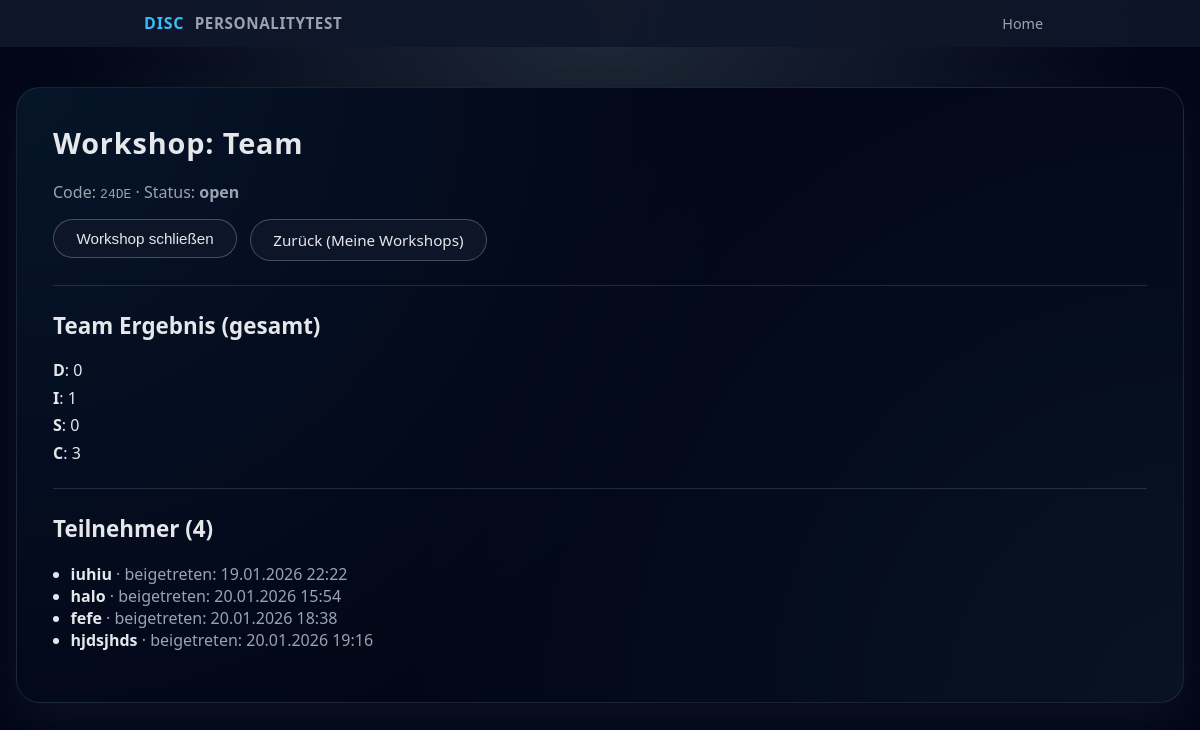
Page /workshops/24DE/host (signed in) on the committed database.
### models.py (models this page shows)
class Workshop(db.Model):
    __tablename__ = "workshops"
    id = db.Column(db.Integer, primary_key=True)
    code = db.Column(db.String(16), unique=True, nullable=False)
    title = db.Column(db.String(200), nullable=False)
    status = db.Column(db.String(20), default="open", nullable=False)
    created_at = db.Column(db.DateTime, default=datetime.utcnow, nullable=False)
    host_id = db.Column(db.Integer, db.ForeignKey("hosts.id"), nullable=False)
    host = db.relationship("Host", back_populates="workshops")
    participants = db.relationship("Participant", back_populates="workshop", cascade="all, delete-orphan")
    answers = db.relationship("Answer", back_populates="workshop", cascade="all, delete-orphan")

class Participant(db.Model):
    __tablename__ = "participants"
    id = db.Column(db.Integer, primary_key=True)
    name = db.Column(db.String(120), nullable=False)
    participant_token = db.Column(db.String(64), unique=True, nullable=False)
    joined_at = db.Column(db.DateTime, default=datetime.utcnow, nullable=False)
    workshop_id = db.Column(db.Integer, db.ForeignKey("workshops.id"), nullable=False)
    workshop = db.relationship("Workshop", back_populates="participants")
    answers = db.relationship("Answer", back_populates="participant", cascade="all, delete-orphan")

### app.py (the view)
@app.route("/workshops/<code>/host", methods=["GET"])
def host_dashboard(code):
    if not require_host_login():
        return redirect(url_for("login_get"))
    workshop = Workshop.query.filter_by(code=code, host_id=session["host_id"]).first_or_404()
    participants = Participant.query.filter_by(workshop_id=workshop.id).order_by(Participant.joined_at.asc()).all()
    team_counts = {"D": 0, "I": 0, "S": 0, "C": 0}
    team_ties = 0
    all_answers = (
        db.session.query(Answer, Question)
        .join(Question, Answer.question_id == Question.id)
        .filter(Answer.workshop_id == workshop.id)
        .all()
    )
    participant_scores = {}
    for a, q in all_answers:
        participant_scores.setdefault(
            a.participant_id,
            {"D": 0, "I": 0, "S": 0, "C": 0}
        )
        participant_scores[a.participant_id][q.dimension] += a.value
    for scores in participant_scores.values():
        dominant = dominant_types(scores)
        if len(dominant) == 1:
            team_counts[dominant[0]] += 1
        elif len(dominant) > 1:
            team_ties += 1
    return render_template(
        "host_dashboard.html",
        workshop=workshop,
        participants=participants,
        team_results=team_counts,
        team_ties=team_ties,
    )

### app.py (called while the page is built)
def dominant_types(scores):
    if not scores:
        return []
    max_value = max(scores.values())
    return [key for key, value in scores.items() if value == max_value]

def require_host_login():
    return "host_id" in session

### templates/host_dashboard.html (shortened to what this page needs)
{% extends "base.html" %}
{% block content %}
<h1>Workshop: {{ workshop.title }}</h1>
<p>
  Code: <code>{{ workshop.code }}</code> · Status:
  <strong>{{ workshop.status }}</strong>
</p>
<div class="btn-row" style="margin-top: 1rem;">
  <form method="POST" action="{{ url_for('workshop_toggle', code=workshop.code) }}" style="margin:0;">
    {% if workshop.status == "open" %}
      <button class="btn btn-secondary" type="submit">Workshop schließen</button>
    {% else %}
      <button class="btn btn-primary" type="submit">Workshop öffnen</button>
    {% endif %}
  </form>
  <a class="btn btn-secondary" href="{{ url_for('dashboard') }}">Zurück (Meine Workshops)</a>
</div>
<hr style="margin: 1.5rem 0; border: 0; border-top: 1px solid rgba(148,163,184,0.2);">
<h2>Team Ergebnis (gesamt)</h2>
<ul class="results-list">
  <li><strong>D</strong>: {{ team_results["D"] }}</li>
  <li><strong>I</strong>: {{ team_results["I"] }}</li>
  <li><strong>S</strong>: {{ team_results["S"] }}</li>
  <li><strong>C</strong>: {{ team_results["C"] }}</li>
</ul>
<hr style="margin: 1.5rem 0; border: 0; border-top: 1px solid rgba(148,163,184,0.2);">
<h2>Teilnehmer ({{ participants|length }})</h2>
{% if participants|length == 0 %}
  <p>Noch keine Teilnehmer beigetreten.</p>
{% else %}
  <ul>
    {% for p in participants %}
      <li>
        <strong>{{ p.name }}</strong>
        <span style="color: var(--muted);">· beigetreten: {{ p.joined_at.strftime("%d.%m.%Y %H:%M") }}</span>
      </li>
    {% endfor %}
  </ul>
{% endif %}
{% endblock %}

### static/style.css (style rules this page uses)
:root { --bg: #0f172a; --bg-soft: #111827; --card-bg: #0b1120; --accent: #38bdf8; --accent-soft: rgba(56, 189, 248, 0.15); --accent-strong: #0ea5e9; --text: #e5e7eb; --muted: #9ca3af; --danger: #f97373; --border: #1f2937; --radius-lg: 18px; --radius-full: 999px; --shadow-soft: 0 18px 45px rgba(15, 23, 42, 0.65); --spacing: 1.25rem; --font-main: system-ui, -apple-system, BlinkMacSystemFont, "Segoe UI", sans-serif; }
*, *::before, *::after { box-sizing: border-box; }
body { margin: 0; min-height: 100vh; background: radial-gradient(circle at top, #1f2937 0, #020617 55%); color: var(--text); font-family: var(--font-main); display: flex; flex-direction: column; }
h1, h2, h3 { margin-top: 0; font-weight: 600; }
h1 { font-size: clamp(1.8rem, 2.2vw, 2.1rem); letter-spacing: 0.03em; }
h2 { font-size: clamp(1.4rem, 1.8vw, 1.7rem); }
p { margin: 0.3rem 0 0.8rem; color: var(--muted); }
ul { padding-left: 1.1rem; }
.btn-row { display: flex; flex-wrap: wrap; gap: 0.8rem; margin-top: 6.4rem; }
.btn { display: inline-flex; align-items: center; justify-content: center; padding: 0.6rem 1.4rem; border-radius: var(--radius-full); border: 1px solid transparent; font-size: 0.95rem; font-weight: 500; text-decoration: none; cursor: pointer; transition: transform 0.1s ease, box-shadow 0.15s ease, background 0.15s ease, border-color 0.15s ease; }
.btn-secondary { background: rgba(15, 23, 42, 0.9); color: var(--text); border-color: rgba(148, 163, 184, 0.4); }
form { margin-top: 1.2rem; display: flex; flex-direction: column; gap: 0.9rem; }
.results-list { list-style: none; padding-left: 0; margin-top: 1rem; }
.results-list li { margin-bottom: 0.35rem; }

### rows in the picture
Workshop: title "Team", code "24DE", status "open"
Participant: name "iuhiu", joined_at "19.01.2026 22:22"
Participant: name "halo", joined_at "20.01.2026 15:54"
Participant: name "fefe", joined_at "20.01.2026 18:38"
Participant: name "hjdsjhds", joined_at "20.01.2026 19:16"

### other values in the picture
{{ team_results["D"] }} "0"
{{ team_results["I"] }} "1"
{{ team_results["S"] }} "0"
{{ team_results["C"] }} "3"
{{ participants|length }} "4"
